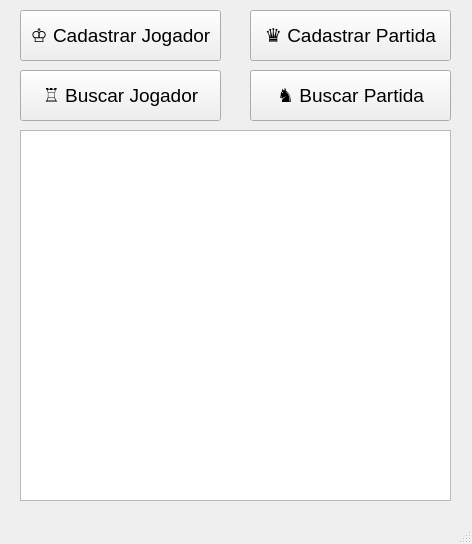
<?xml version="1.0" encoding="UTF-8"?>
<ui version="4.0">
 <class>MainFrame</class>
 <widget class="QMainWindow" name="MainFrame">
  <property name="geometry">
   <rect>
    <x>0</x>
    <y>0</y>
    <width>472</width>
    <height>544</height>
   </rect>
  </property>
  <property name="windowTitle">
   <string>MainFrame</string>
  </property>
  <widget class="QWidget" name="centralwidget">
   <widget class="QPushButton" name="pushButton">
    <property name="geometry">
     <rect>
      <x>20</x>
      <y>10</y>
      <width>201</width>
      <height>51</height>
     </rect>
    </property>
    <property name="font">
     <font>
      <pointsize>14</pointsize>
     </font>
    </property>
    <property name="text">
     <string>♔ Cadastrar Jogador</string>
    </property>
   </widget>
   <widget class="QPushButton" name="pushButton_2">
    <property name="geometry">
     <rect>
      <x>20</x>
      <y>70</y>
      <width>201</width>
      <height>51</height>
     </rect>
    </property>
    <property name="font">
     <font>
      <pointsize>14</pointsize>
     </font>
    </property>
    <property name="text">
     <string>♖ Buscar Jogador</string>
    </property>
   </widget>
   <widget class="QPushButton" name="pushButton_3">
    <property name="geometry">
     <rect>
      <x>250</x>
      <y>10</y>
      <width>201</width>
      <height>51</height>
     </rect>
    </property>
    <property name="font">
     <font>
      <pointsize>14</pointsize>
     </font>
    </property>
    <property name="text">
     <string>♛ Cadastrar Partida</string>
    </property>
   </widget>
   <widget class="QPushButton" name="pushButton_4">
    <property name="geometry">
     <rect>
      <x>250</x>
      <y>70</y>
      <width>201</width>
      <height>51</height>
     </rect>
    </property>
    <property name="font">
     <font>
      <pointsize>14</pointsize>
     </font>
    </property>
    <property name="text">
     <string>♞ Buscar Partida</string>
    </property>
   </widget>
   <widget class="QListView" name="listView">
    <property name="geometry">
     <rect>
      <x>20</x>
      <y>130</y>
      <width>431</width>
      <height>371</height>
     </rect>
    </property>
   </widget>
  </widget>
  <widget class="QMenuBar" name="menubar">
   <property name="geometry">
    <rect>
     <x>0</x>
     <y>0</y>
     <width>472</width>
     <height>22</height>
    </rect>
   </property>
  </widget>
  <widget class="QStatusBar" name="statusbar"/>
 </widget>
 <resources/>
 <connections/>
</ui>
